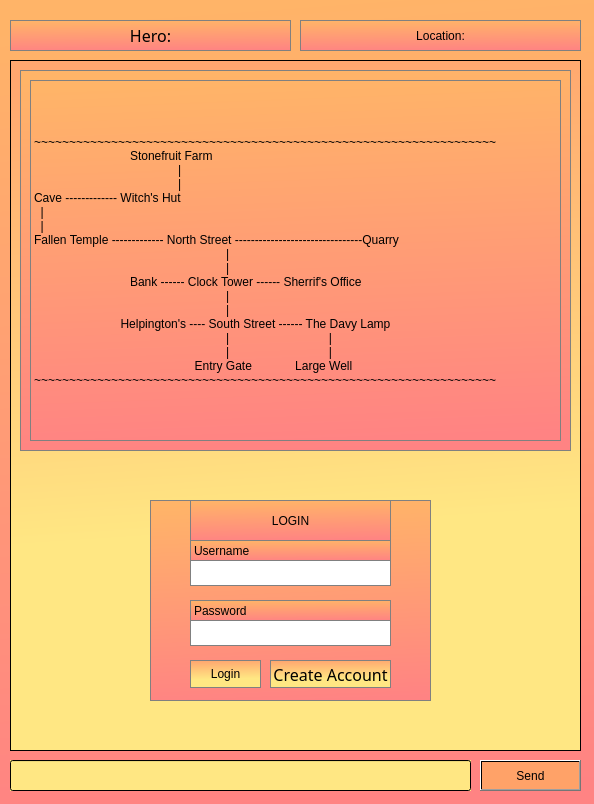
<?xml version="1.0" encoding="UTF-8"?>
<ui version="4.0">
 <class>GameWindow</class>
 <widget class="QMainWindow" name="GameWindow">
  <property name="enabled">
   <bool>true</bool>
  </property>
  <property name="geometry">
   <rect>
    <x>0</x>
    <y>0</y>
    <width>594</width>
    <height>804</height>
   </rect>
  </property>
  <property name="maximumSize">
   <size>
    <width>1000</width>
    <height>817</height>
   </size>
  </property>
  <property name="font">
   <font>
    <family>8514oem</family>
    <pointsize>8</pointsize>
    <weight>75</weight>
    <italic>false</italic>
    <bold>true</bold>
   </font>
  </property>
  <property name="cursor">
   <cursorShape>ArrowCursor</cursorShape>
  </property>
  <property name="windowTitle">
   <string>Game Window</string>
  </property>
  <property name="windowOpacity">
   <double>1.000000000000000</double>
  </property>
  <property name="autoFillBackground">
   <bool>false</bool>
  </property>
  <property name="styleSheet">
   <string notr="true">background: qlineargradient(spread:pad, x1:0.483, y1:0, x2:0.539773, y2:1, stop:0 rgba(255, 180, 104, 255), stop:1 rgba(255, 131, 131, 255))</string>
  </property>
  <property name="animated">
   <bool>true</bool>
  </property>
  <property name="dockOptions">
   <set>QMainWindow::AllowTabbedDocks|QMainWindow::AnimatedDocks</set>
  </property>
  <widget class="QWidget" name="mainWidget">
   <property name="enabled">
    <bool>true</bool>
   </property>
   <property name="styleSheet">
    <string notr="true"/>
   </property>
   <widget class="QLineEdit" name="UserInputBox">
    <property name="geometry">
     <rect>
      <x>10</x>
      <y>760</y>
      <width>461</width>
      <height>31</height>
     </rect>
    </property>
    <property name="autoFillBackground">
     <bool>false</bool>
    </property>
    <property name="styleSheet">
     <string notr="true">font: 12pt &quot;Poor Richard&quot;;
background-color: qlineargradient(spread:pad, x1:0.505682, y1:1, x2:0.494318, y2:0.011, stop:0 rgba(255, 231, 131, 255));</string>
    </property>
   </widget>
   <widget class="QPushButton" name="InputButton">
    <property name="geometry">
     <rect>
      <x>480</x>
      <y>760</y>
      <width>101</width>
      <height>31</height>
     </rect>
    </property>
    <property name="styleSheet">
     <string notr="true">font: 14pt &quot;Poor Richard&quot;;
background-color: qlineargradient(spread:pad, x1:1, y1:1, x2:0, y2:1, stop:1 rgba(255, 162, 104, 255));</string>
    </property>
    <property name="text">
     <string>Send</string>
    </property>
   </widget>
   <widget class="QLabel" name="locationBox">
    <property name="geometry">
     <rect>
      <x>300</x>
      <y>20</y>
      <width>281</width>
      <height>31</height>
     </rect>
    </property>
    <property name="layoutDirection">
     <enum>Qt::LeftToRight</enum>
    </property>
    <property name="styleSheet">
     <string notr="true">font: 12pt &quot;Poor Richard&quot;;
border: 1px solid grey</string>
    </property>
    <property name="text">
     <string>Location:</string>
    </property>
    <property name="alignment">
     <set>Qt::AlignCenter</set>
    </property>
   </widget>
   <widget class="QLabel" name="heroNameBox">
    <property name="geometry">
     <rect>
      <x>10</x>
      <y>20</y>
      <width>281</width>
      <height>31</height>
     </rect>
    </property>
    <property name="font">
     <font>
      <family>Poor Richard</family>
      <pointsize>12</pointsize>
      <weight>50</weight>
      <italic>false</italic>
      <bold>false</bold>
     </font>
    </property>
    <property name="layoutDirection">
     <enum>Qt::LeftToRight</enum>
    </property>
    <property name="styleSheet">
     <string notr="true">font: 12pt &quot;Poor Richard&quot;;
border: 1px solid grey

</string>
    </property>
    <property name="text">
     <string>Hero:</string>
    </property>
    <property name="alignment">
     <set>Qt::AlignCenter</set>
    </property>
   </widget>
   <widget class="QWidget" name="loginPanel" native="true">
    <property name="geometry">
     <rect>
      <x>150</x>
      <y>500</y>
      <width>281</width>
      <height>201</height>
     </rect>
    </property>
    <property name="minimumSize">
     <size>
      <width>281</width>
      <height>0</height>
     </size>
    </property>
    <property name="styleSheet">
     <string notr="true">font: 12pt &quot;Poor Richard&quot;;
border: 1px solid grey</string>
    </property>
    <widget class="QLineEdit" name="UsernameInput">
     <property name="geometry">
      <rect>
       <x>40</x>
       <y>60</y>
       <width>201</width>
       <height>26</height>
      </rect>
     </property>
     <property name="styleSheet">
      <string notr="true">background-color: white;</string>
     </property>
    </widget>
    <widget class="QLineEdit" name="PasswordInput">
     <property name="geometry">
      <rect>
       <x>40</x>
       <y>120</y>
       <width>201</width>
       <height>26</height>
      </rect>
     </property>
     <property name="styleSheet">
      <string notr="true">background-color: white;</string>
     </property>
     <property name="echoMode">
      <enum>QLineEdit::Password</enum>
     </property>
    </widget>
    <widget class="QLabel" name="label">
     <property name="geometry">
      <rect>
       <x>40</x>
       <y>40</y>
       <width>201</width>
       <height>21</height>
      </rect>
     </property>
     <property name="text">
      <string>Username</string>
     </property>
     <property name="alignment">
      <set>Qt::AlignLeading|Qt::AlignLeft|Qt::AlignVCenter</set>
     </property>
    </widget>
    <widget class="QLabel" name="label_2">
     <property name="geometry">
      <rect>
       <x>40</x>
       <y>100</y>
       <width>201</width>
       <height>21</height>
      </rect>
     </property>
     <property name="text">
      <string>Password</string>
     </property>
     <property name="alignment">
      <set>Qt::AlignLeading|Qt::AlignLeft|Qt::AlignVCenter</set>
     </property>
    </widget>
    <widget class="QLabel" name="label_3">
     <property name="geometry">
      <rect>
       <x>40</x>
       <y>0</y>
       <width>201</width>
       <height>41</height>
      </rect>
     </property>
     <property name="text">
      <string>LOGIN</string>
     </property>
     <property name="alignment">
      <set>Qt::AlignCenter</set>
     </property>
    </widget>
    <widget class="QPushButton" name="LoginButton">
     <property name="geometry">
      <rect>
       <x>40</x>
       <y>160</y>
       <width>71</width>
       <height>28</height>
      </rect>
     </property>
     <property name="styleSheet">
      <string notr="true">font: 12pt &quot;Poor Richard&quot;;
background-color: qlineargradient(spread:pad, x1:0.483, y1:0, x2:0.539773, y2:1, stop:0 rgba(255, 166, 111, 255), stop:0.676136 rgba(255, 231, 131, 255));
</string>
     </property>
     <property name="text">
      <string>Login</string>
     </property>
    </widget>
    <widget class="QPushButton" name="NewAccountButton">
     <property name="enabled">
      <bool>true</bool>
     </property>
     <property name="geometry">
      <rect>
       <x>120</x>
       <y>160</y>
       <width>121</width>
       <height>28</height>
      </rect>
     </property>
     <property name="font">
      <font>
       <family>Poor Richard</family>
       <pointsize>12</pointsize>
       <weight>50</weight>
       <italic>false</italic>
       <bold>false</bold>
      </font>
     </property>
     <property name="styleSheet">
      <string notr="true">font: 12pt &quot;Poor Richard&quot;;
background-color: qlineargradient(spread:pad, x1:0.483, y1:0, x2:0.539773, y2:1, stop:0 rgba(255, 166, 111, 255), stop:0.676136 rgba(255, 231, 131, 255));
</string>
     </property>
     <property name="text">
      <string>Create Account</string>
     </property>
    </widget>
   </widget>
   <widget class="QTextBrowser" name="textDisplay">
    <property name="geometry">
     <rect>
      <x>10</x>
      <y>60</y>
      <width>571</width>
      <height>691</height>
     </rect>
    </property>
    <property name="styleSheet">
     <string notr="true">font: 12pt &quot;Poor Richard&quot;;
background-color: qlineargradient(spread:pad, x1:0.483, y1:0, x2:0.539773, y2:1, stop:0 rgba(255, 166, 111, 255), stop:0.676136 rgba(255, 231, 131, 255));
</string>
    </property>
    <property name="verticalScrollBarPolicy">
     <enum>Qt::ScrollBarAlwaysOff</enum>
    </property>
   </widget>
   <widget class="QWidget" name="mapPanel" native="true">
    <property name="geometry">
     <rect>
      <x>20</x>
      <y>70</y>
      <width>551</width>
      <height>381</height>
     </rect>
    </property>
    <property name="minimumSize">
     <size>
      <width>281</width>
      <height>0</height>
     </size>
    </property>
    <property name="styleSheet">
     <string notr="true">font: 12pt &quot;Poor Richard&quot;;
border: 1px solid grey</string>
    </property>
    <widget class="QLabel" name="label_4">
     <property name="geometry">
      <rect>
       <x>10</x>
       <y>10</y>
       <width>531</width>
       <height>361</height>
      </rect>
     </property>
     <property name="text">
      <string>~~~~~~~~~~~~~~~~~~~~~~~~~~~~~~~~~~~~~~~~~~~~~~~~~~~~~~~~~~~~~~~~~~
		Stonefruit Farm                                                        
			|                                                               
			|                                                               
Cave ------------- Witch's Hut                                                         
  |  			                                                                       
  |  			                                                                       
Fallen Temple ------------- North Street --------------------------------Quarry     
				|                                             
				|                                             
		Bank ------ Clock Tower ------ Sherrif's Office                        
				|                                                     
				|                                                     
                          Helpington's ---- South Street ------ The Davy Lamp                          
				|                              |                                 
				|                              |                                
			     Entry Gate             Large Well                           
~~~~~~~~~~~~~~~~~~~~~~~~~~~~~~~~~~~~~~~~~~~~~~~~~~~~~~~~~~~~~~~~~~</string>
     </property>
    </widget>
   </widget>
   <zorder>UserInputBox</zorder>
   <zorder>InputButton</zorder>
   <zorder>locationBox</zorder>
   <zorder>heroNameBox</zorder>
   <zorder>textDisplay</zorder>
   <zorder>loginPanel</zorder>
   <zorder>mapPanel</zorder>
  </widget>
 </widget>
 <resources/>
 <connections/>
</ui>
